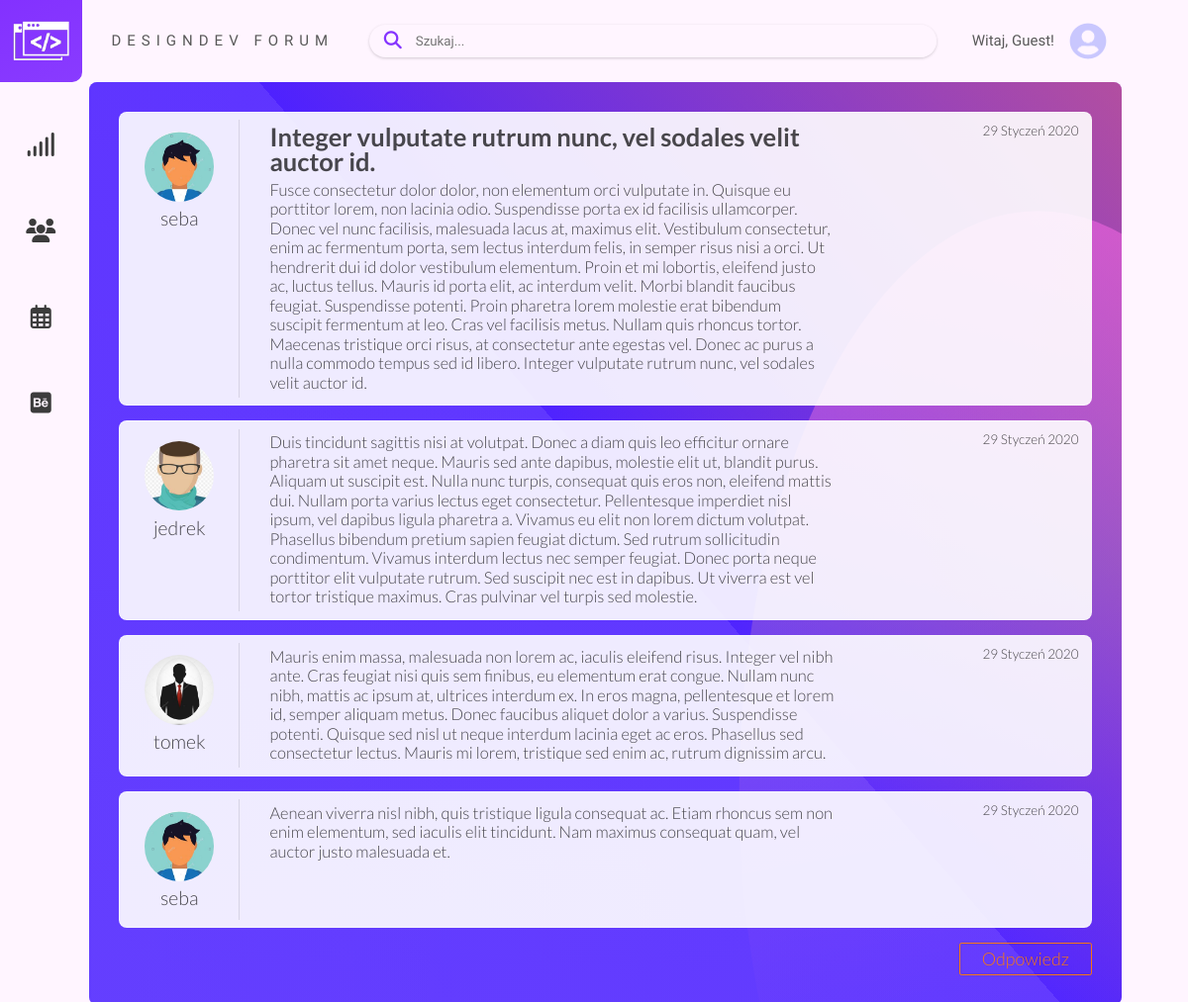
The app's page /topics/category/offtopic/integer-vulputate-rutrum-nunc-vel-sodales-velit-au/ with its own data.
### forum/models.py (models this page shows, shortened)
class Topic(models.Model):
    title = models.CharField(max_length=100)
    date_posted = models.DateTimeField(default=timezone.now)
    author = models.ForeignKey(User, on_delete=models.CASCADE)
    category = models.ForeignKey(Categories, on_delete=models.CASCADE)
    content = models.TextField(default="")
    slug = models.SlugField(null=True, unique=True)

class Post(models.Model):
    content = models.TextField()
    date_posted = models.DateTimeField(default=timezone.now)
    author = models.ForeignKey(User, on_delete=models.CASCADE)
    topic = models.ForeignKey(
        Topic, on_delete=models.CASCADE, related_name='topics')

### users/models.py (models this page shows, shortened)
class Profile(models.Model):
    user = models.OneToOneField(User, on_delete=models.CASCADE)
    image = models.ImageField(default='default.jpg', upload_to='profile_pics/')

### forum/views.py (the view)
class TopicDetailView(DetailView):
    model = Topic
    context_object_name = 'topic_obj'

### forum/templates/forum/topic_detail.html (shortened to what this page needs)
{% extends 'forum/base.html' %}
{% block content %}
<section class="topic">
    <div class="topic__container topic__main">
        <div class="topic__author__container">
            <div class="category__topic__author">
                <div class="category__topic__author__img">
                    <img src="{{ topic_obj.author.profile.image.url }}" class="" alt="">
                </div>
            </div>
            <a class="topic__author" href="{% url 'topic-user' topic_obj.author.username %}">{{ topic_obj.author }}</a>
        </div>
        <div class="topic__content">
            <div class="topic_container_wrap">
                <p class="topic__date">{{ topic_obj.date_posted|date:'d F Y'}}</p>
                <h1 class="topic__header">{{ topic_obj.title }}</h1>
                <p class="topic__desc">{{ topic_obj.content }}</p>
            </div>
        </div>
    </div>
    <section class="posts">
        {% for post in topic_obj.topics.all %}
        <div class="topic__container">
            <div class="topic__author__container">
                <div class="category__topic__author">
                    <div class="category__topic__author__img">
                        <img src="{{ post.author.profile.image.url }}" class="" alt="">
                    </div>
                </div>
                <a class="topic__author" href="{% url 'topic-user' topic_obj.author.username %}">{{ post.author }}</a>
            </div>
            <div class="topic__content">
                <div class="topic_container_wrap">
                    <p class="topic__date">{{ topic_obj.date_posted|date:'d F Y'}}</p>
                    <p class="topic__desc">{{ post.content }}</p>
                </div>
            </div>
        </div>
        {% endfor %}
        <a href="{% url 'topic-new-post' topic_obj.category.slug topic_obj.slug %}" class="add-post">Odpowiedz</a>
    </section>
</section>
{% endblock content %}

### forum/static/forum/index.css (style rules this page uses)
html, body, div, span, applet, object, iframe, h1, h2, h3, h4, h5, h6, p, blockquote, pre, a, abbr, acronym, address, big, cite, code, del, dfn, em, img, ins, kbd, q, s, samp, small, strike, strong, sub, sup, tt, var, b, u, i, center, dl, dt, dd, ol, ul, li, fieldset, form, label, legend, table, caption, tbody, tfoot, thead, tr, th, td, article, aside, canvas, details, embed, figure, figcaption, footer, header, hgroup, menu, nav, output, ruby, section, summary, time, mark, audio, video { margin: 0; padding: 0; border: 0; font-size: 100%; font: inherit; vertical-align: baseline; }
article, aside, details, figcaption, figure, footer, header, hgroup, menu, nav, section { display: block; }
body { line-height: 1; }
@media only screen and (min-width: 992px) { html, body { font-size: 12px; } }
@media only screen and (min-width: 1010px) { html, body { font-size: 12px; } }
@media only screen and (min-width: 1200px) { html, body { font-size: 15px; } }
body { background-color: #FFF5FF; }
p, input { font-family: "Kulim Park", sans-serif; color: #595959; }
.posts { display: flex; flex-direction: column; justify-content: center; align-items: center; }
.add-post { z-index: 3; text-align: center; align-self: center; text-decoration: none; display: inline-block; padding: 0.35em 1.2em; border: 0.1em solid rgba(255, 123, 0, 0.936967199); border-radius: 0.12em; box-sizing: border-box; text-decoration: none; font-family: "Lato", sans-serif; font-size: 1.2rem; font-weight: 300; color: rgba(255, 123, 0, 0.936967199); text-align: center; transition: all 0.2s; margin-left: auto; }
.topic__container { align-self: stretch; font-family: "Lato"; font-weight: 300; font-size: 16px; display: flex; flex-direction: row; border: 1px solid rgba(255, 255, 255, 0.4); background-color: rgba(255, 255, 255, 0.9); border-radius: 8px; padding: 0.5rem 1rem; position: relative; margin-bottom: 1rem; }
.topic_container_wrap { max-width: 70%; }
.topic__author__container { flex: 1; text-align: center; margin-right: 2rem; padding: 0.8rem 1rem 0.8rem 0; border-right: 1px solid rgba(0, 0, 0, 0.1); }
.topic__author { font-family: "Lato"; font-weight: 300; text-decoration: none; font-size: 1.3rem; color: rgba(0, 0, 0, 0.7); }
.topic__date { right: 0.8rem; position: absolute; font-size: 0.9rem; font-family: "Lato"; font-weight: 300; color: rgba(0, 0, 0, 0.7); }
.topic__content { flex: 9; padding: 0.3rem 0; }
.topic__header { font-family: "Lato"; font-weight: 700; font-size: 1.7rem; color: rgba(0, 0, 0, 0.7); margin-bottom: 0.4rem; }
.topic__desc { font-family: "Lato"; font-weight: 300; font-size: 1.1rem; color: rgba(0, 0, 0, 0.7); line-height: 1.3rem; }
.topic__main { min-height: 6rem; }
.topic { flex: 9; background: linear-gradient(335deg, rgba(111, 18, 255, 0.8197654062) 0%, rgba(100, 0, 255, 0.8) 100%); border-radius: 8px; padding: 2rem 2rem; position: relative; }
.category__topic__author { flex: 1; }
.category__topic__author__img { margin: 0 auto; border-radius: 50%; width: 4.7rem; height: 4.7rem; overflow: hidden; position: relative; margin-bottom: 0.5rem; }
.category__topic__author__img img { position: absolute; top: -5%; left: -10%; width: 120%; height: auto; }

### records on screen
Topic: author.profile.image (picture), author "seba", date_posted "29 Styczeń 2020", title "Integer vulputate rutrum nunc, vel sodales velit auctor id.", content "Fusce consectetur dolor dolor, non elementum orci vulputate in. Quisque eu porttitor lorem, non lacinia odio. Suspendisse porta ex id facilisis ullamcorper. Donec vel nunc facilisis, malesuada lacus at, maximus elit. Vestibulum consectetur, enim ac fermentum porta, sem lectus interdum felis, in semper risus nisi a orci. Ut hendrerit dui id dolor vestibulum elementum. Proin et mi lobortis, eleifend justo ac, luctus tellus. Mauris id porta elit, ac interdum velit. Morbi blandit faucibus feugiat. Suspendisse potenti. Proin pharetra lorem molestie erat bibendum suscipit fermentum at leo. Cras vel facilisis metus. Nullam quis rhoncus tortor. Maecenas tristique orci risus, at consectetur ante…"
Post: author.profile.image (picture), author "jedrek", content "Duis tincidunt sagittis nisi at volutpat. Donec a diam quis leo efficitur ornare pharetra sit amet neque. Mauris sed ante dapibus, molestie elit ut, blandit purus. Aliquam ut suscipit est. Nulla nunc turpis, consequat quis eros non, eleifend mattis dui. Nullam porta varius lectus eget consectetur. Pellentesque imperdiet nisl ipsum, vel dapibus ligula pharetra a. Vivamus eu elit non lorem dictum volutpat. Phasellus bibendum pretium sapien feugiat dictum. Sed rutrum sollicitudin condimentum. Vivamus interdum lectus nec semper feugiat. Donec porta neque porttitor elit vulputate rutrum. Sed suscipit nec est in dapibus. Ut viverra est vel tortor tristique maximus. Cras pulvinar vel turpis sed…"
Post: author.profile.image (picture), author "tomek", content "Mauris enim massa, malesuada non lorem ac, iaculis eleifend risus. Integer vel nibh ante. Cras feugiat nisi quis sem finibus, eu elementum erat congue. Nullam nunc nibh, mattis ac ipsum at, ultrices interdum ex. In eros magna, pellentesque et lorem id, semper aliquam metus. Donec faucibus aliquet dolor a varius. Suspendisse potenti. Quisque sed nisl ut neque interdum lacinia eget ac eros. Phasellus sed consectetur lectus. Mauris mi lorem, tristique sed enim ac, rutrum dignissim arcu."
Post: author.profile.image (picture), author "seba", content "Aenean viverra nisl nibh, quis tristique ligula consequat ac. Etiam rhoncus sem non enim elementum, sed iaculis elit tincidunt. Nam maximus consequat quam, vel auctor justo malesuada et."
